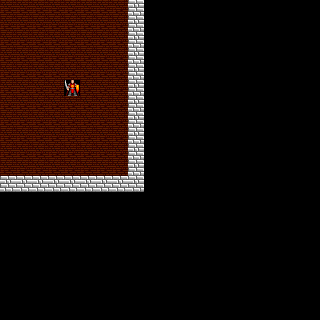

A level layout from a 2D game, rendered from its tile map. Below: a short description, then the map file with its tile-grid data intact:
An orthogonal 20x20 tile map with 16x16 px tiles, 2 tile layers (geo, entities).

<map version="1.5" tiledversion="1.7.0" orientation="orthogonal" renderorder="right-down" width="20" height="20" tilewidth="16" tileheight="16" infinite="0" nextlayerid="7" nextobjectid="2">
 <tileset firstgid="1" source="simple_rpg.tsx" />
 <layer id="1" name="geo" width="20" height="20" offsetx="-176" offsety="-128">
  <data encoding="csv">
74,74,74,74,74,74,74,74,74,74,74,74,74,74,74,74,74,74,74,74,
74,64,64,64,64,64,64,64,64,64,64,64,64,64,64,64,64,64,64,74,
74,64,64,64,64,64,64,64,64,64,64,64,64,64,64,64,64,64,64,74,
74,64,74,74,64,64,64,64,64,64,64,64,64,64,64,64,64,64,64,74,
74,64,74,64,64,64,64,64,74,64,64,64,64,64,64,64,64,64,64,74,
74,64,64,64,64,64,74,74,74,74,74,74,64,64,64,64,64,64,64,74,
74,64,64,74,74,74,74,114,112,103,74,64,64,64,64,64,64,64,64,74,
74,64,64,64,64,64,74,74,74,74,74,74,64,64,64,64,64,64,64,74,
74,64,64,64,64,64,74,64,64,64,64,64,64,64,64,64,64,64,64,74,
74,64,64,64,64,64,64,64,64,64,64,64,64,64,64,64,64,64,64,74,
74,64,64,64,64,64,64,64,64,64,64,64,64,64,64,64,64,64,64,74,
74,64,64,64,64,64,64,64,64,64,64,64,64,64,64,64,64,64,64,74,
74,64,64,64,64,64,64,64,64,64,64,64,64,64,64,64,64,64,64,74,
74,64,64,64,64,64,64,64,64,64,64,64,64,64,64,64,64,64,64,74,
74,64,64,64,64,64,64,64,64,64,64,64,64,64,64,64,64,64,64,74,
74,64,64,64,64,64,64,64,64,64,64,64,64,64,64,64,64,64,64,74,
74,64,64,64,64,64,64,64,64,64,64,64,64,64,64,64,64,64,64,74,
74,64,64,64,64,64,64,64,64,64,64,64,64,64,64,64,64,64,64,74,
74,64,64,64,64,64,64,64,64,64,64,64,64,64,64,64,64,64,64,74,
74,74,74,74,74,74,74,74,74,74,74,74,74,74,74,74,74,74,74,74
</data>
 </layer>
 <layer id="2" name="entities" width="20" height="20">
  <data encoding="csv">
0,0,0,0,0,0,0,0,0,0,0,0,0,0,0,0,0,0,0,0,
0,0,0,0,0,0,0,0,0,0,0,0,0,0,0,0,0,0,0,0,
0,0,0,0,0,0,0,0,0,0,0,0,0,0,0,0,0,0,0,0,
0,0,0,0,0,0,0,0,0,0,0,0,0,0,0,0,0,0,0,0,
0,0,0,0,0,0,0,0,0,0,0,0,0,0,0,0,0,0,0,0,
0,0,0,0,32,0,0,0,0,0,0,0,0,0,0,0,0,0,0,0,
0,0,0,0,0,0,0,0,0,0,0,0,0,0,0,0,0,0,0,0,
0,0,0,0,0,0,0,0,0,0,0,0,0,0,0,0,0,0,0,0,
0,0,0,0,0,0,0,0,0,0,0,0,0,0,0,0,0,0,0,0,
0,0,0,0,0,0,0,0,0,0,0,0,0,0,0,0,0,0,0,0,
0,0,0,0,0,0,0,0,0,0,0,0,0,0,0,0,0,0,0,0,
0,0,0,0,0,0,0,0,0,0,0,0,0,0,0,0,0,0,0,0,
0,0,0,0,0,0,0,0,0,0,0,0,0,0,0,0,0,0,0,0,
0,0,0,0,0,0,0,0,0,0,0,0,0,0,0,0,0,0,0,0,
0,0,0,0,0,0,0,0,0,0,0,0,0,0,0,0,0,0,0,0,
0,0,0,0,0,0,0,0,0,0,0,0,0,0,0,0,0,0,0,0,
0,0,0,0,0,0,0,0,0,0,0,0,0,0,0,0,0,0,0,0,
0,0,0,0,0,0,0,0,0,0,0,0,0,0,0,0,0,0,0,0,
0,0,0,0,0,0,0,0,0,0,0,0,0,0,0,0,0,0,0,0,
0,0,0,0,0,0,0,0,0,0,0,0,0,0,0,0,0,0,0,0
</data>
 </layer>
</map>